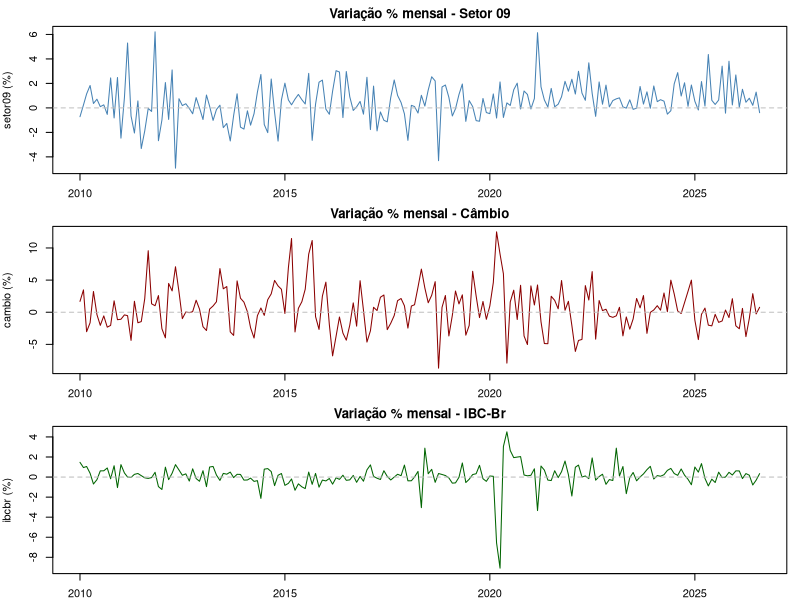
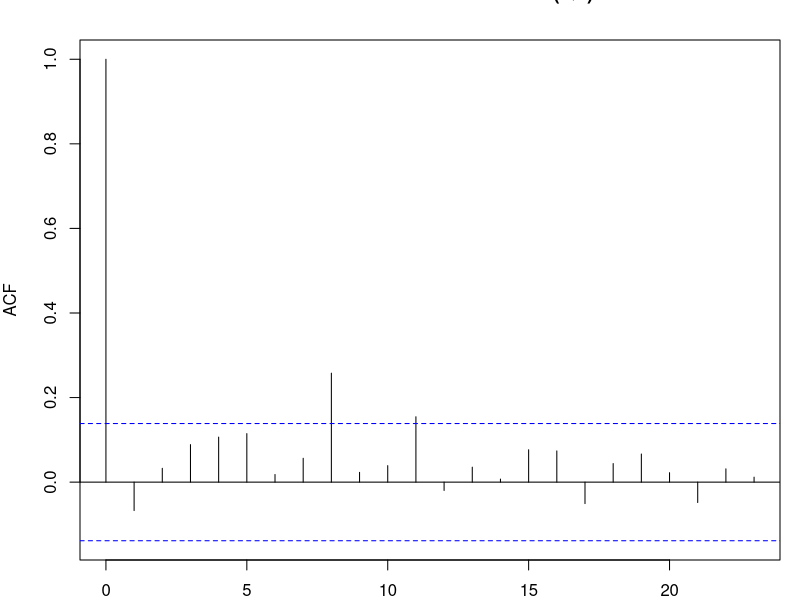
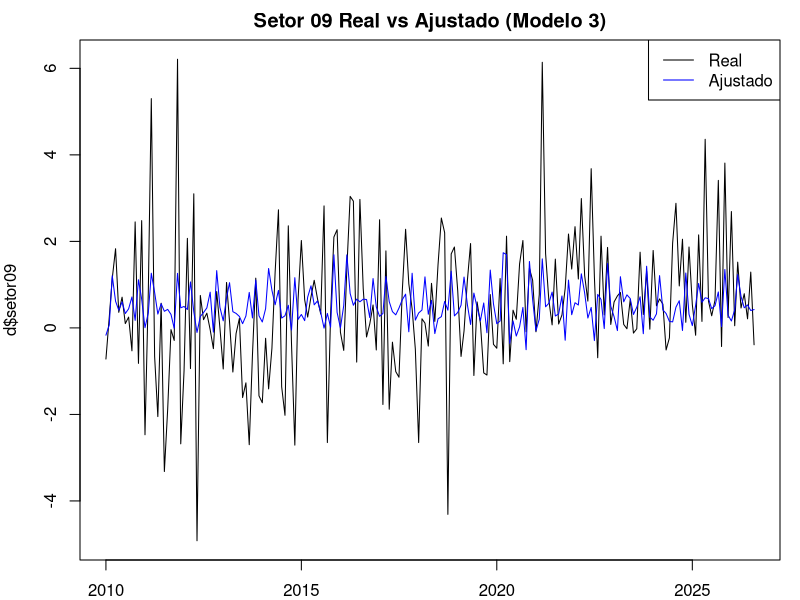
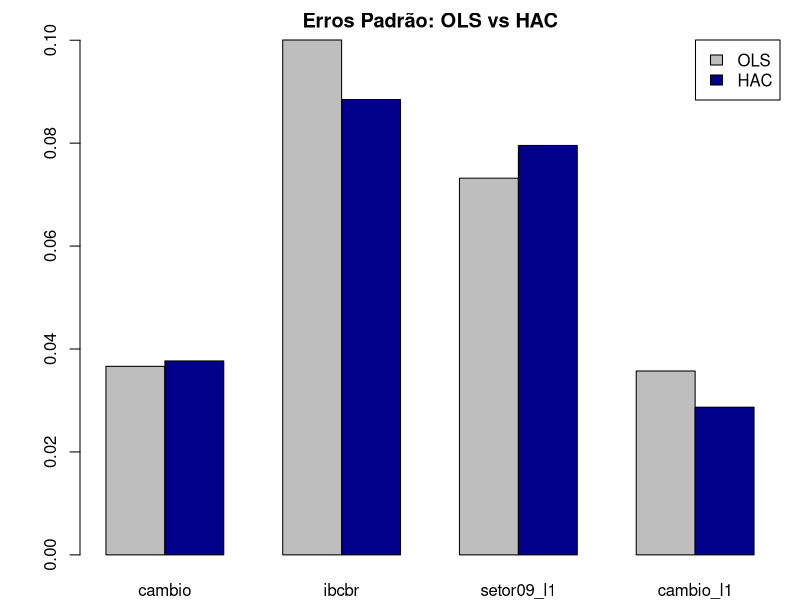

Write R code to recreate these figures, in order.
# ============================================================
# Trabalho de Econometria I - Setor 09 (primeiras 200 obs)
# ============================================================

# ---- 0. Pacotes ----
# install.packages(c("readxl", "lmtest", "sandwich", "car", "tseries", "ggplot2"))
library(readxl)
library(lmtest)
library(sandwich)
library(car)
library(ggplot2)

# ---- 1. Leitura dos dados ----
dados <- read_excel("Trab_setores_dados.xls", sheet = "Sheet1")

# Renomear primeira coluna (data) e converter
names(dados)[1] <- "data"
dados$data <- as.Date(dados$data)

# Selecionar setor09 + variáveis explicativas
# Colunas: data, setor09 (col D), cambio (col Y), ibcbr (col Z),
# dummies fev..dez (col AA..AL)
dados <- dados[!is.na(dados$data), ]   # remove linhas vazias

# Primeiras 200 observações
d <- dados[1:200, c("data", "setor09", "cambio", "ibcbr",
                    "fev","mar","abr","mai","jun","jul","ago","set","out","nov","dez")]
d <- as.data.frame(d)
d$setor09 <- as.numeric(d$setor09)
d$cambio  <- as.numeric(d$cambio)
d$ibcbr   <- as.numeric(d$ibcbr)
for (v in c("fev","mar","abr","mai","jun","jul","ago","set","out","nov","dez"))
  d[[v]] <- as.numeric(d[[v]])

cat("Amostra:", nrow(d), "obs | de", as.character(min(d$data)),
    "a", as.character(max(d$data)), "\n")

# ============================================================
# QUESTÃO 1 - Regressão simples + gráficos
# ============================================================
m1 <- lm(setor09 ~ cambio + ibcbr, data = d)
summary(m1)

# Gráficos das três variáveis ao longo do tempo
par(mfrow = c(3,1), mar = c(2,4,2,1))
plot(d$data, d$setor09, type="l", col="steelblue", xlab="", ylab="setor09 (%)",
     main="Variação % mensal - Setor 09")
abline(h=0, lty=2, col="gray")
plot(d$data, d$cambio, type="l", col="darkred", xlab="", ylab="cambio (%)",
     main="Variação % mensal - Câmbio")
abline(h=0, lty=2, col="gray")
plot(d$data, d$ibcbr, type="l", col="darkgreen", xlab="Data", ylab="ibcbr (%)",
     main="Variação % mensal - IBC-Br")
abline(h=0, lty=2, col="gray")
par(mfrow = c(1,1))

# ============================================================
# QUESTÃO 2 - Ljung-Box e Breusch-Pagan no modelo 1
# ============================================================
# Ljung-Box (autocorrelação dos resíduos)
lb1 <- Box.test(resid(m1), lag = 12, type = "Ljung-Box", fitdf = 2)
print(lb1)

# Breusch-Pagan (heterocedasticidade)
bp1 <- bptest(m1)
print(bp1)
acf(resid(m1), main = "FAC dos Resíduos - Modelo 1 (Q2)")

# ============================================================
# QUESTÃO 3 - Modelo com dummies sazonais
# ============================================================
m3 <- lm(setor09 ~ cambio + ibcbr +
           fev + mar + abr + mai + jun + jul + ago + set + out + nov + dez,
         data = d)
summary(m3)
plot(d$data, d$setor09, type="l", col="black", main="Setor 09 Real vs Ajustado (Modelo 3)")
lines(d$data, fitted(m3), col="blue")
legend("topright", legend=c("Real", "Ajustado"), col=c("black", "blue"), lty=1)

# ============================================================
# QUESTÃO 4 - Ljung-Box e Breusch-Pagan no modelo 3
# ============================================================
# fitdf = 13 (cambio + ibcbr + 11 dummies)
lb3 <- Box.test(resid(m3), lag = 24, type = "Ljung-Box", fitdf = 13)
print(lb3)

bp3 <- bptest(m3)
print(bp3)

# ============================================================
# QUESTÃO 5 - Modelo com defasagens (t-1)
# ============================================================
d$setor09_l1 <- c(NA, head(d$setor09, -1))
d$cambio_l1  <- c(NA, head(d$cambio,  -1))

m5 <- lm(setor09 ~ cambio + ibcbr + setor09_l1 + cambio_l1 +
           fev + mar + abr + mai + jun + jul + ago + set + out + nov + dez,
         data = d)
summary(m5)

# Impacto total do repasse cambial (curto + longo prazo):
# beta1 (cambio_t) + beta4/(1-beta3) (efeito dinâmico via cambio_{t-1} e setor_{t-1})
b <- coef(m5)
repasse_curto <- b["cambio"]
repasse_longo <- (b["cambio"] + b["cambio_l1"]) / (1 - b["setor09_l1"])
cat("\nRepasse cambial de curto prazo:", round(repasse_curto, 4), "\n")
cat("Repasse cambial de longo prazo:", round(repasse_longo, 4), "\n")

# ============================================================
# QUESTÃO 6 - Teste F: modelo 3 (restrito) vs modelo 5 (irrestrito)
# ============================================================

# 1. Reestimamos m3 usando apenas as observações a partir da segunda linha
m3_ajustado <- lm(setor09 ~ cambio + ibcbr +
                    fev + mar + abr + mai + jun + jul + ago + set + out + nov + dez,
                  data = d[-1, ]) 

# 2. Rodamos o teste F comparando com o m5 (que já existe no seu ambiente)
anova(m3_ajustado, m5)

# 3. Alternativa via teste de hipótese (usando o pacote car):
# linearHypothesis(m5, c("setor09_l1 = 0", "cambio_l1 = 0"))

# ============================================================
# QUESTÃO 7 - Ljung-Box e Breusch-Pagan no modelo 5
# ============================================================
# fitdf = 15 (cambio + ibcbr + setor09_l1 + cambio_l1 + 11 dummies)
# Lembre-se de usar o m5_clean se você o criou, ou o próprio m5.
lb5 <- Box.test(resid(m5), lag = 24, type = "Ljung-Box", fitdf = 15)
print(lb5)

bp5 <- bptest(m5)
print(bp5)

# ============================================================
# QUESTÃO 8 - Erros robustos HAC (Newey-West)
# ============================================================
# HAC com lag escolhido automaticamente (Newey-West)
coeftest(m5, vcov = NeweyWest(m5, lag = NULL, prewhite = FALSE))

# Comparação lado a lado: OLS clássico vs HAC
cat("\n--- Coeficientes (OLS) ---\n")
print(summary(m5)$coefficients)

cat("\n--- Coeficientes (HAC/Newey-West) ---\n")
print(coeftest(m5, vcov = NeweyWest(m5, prewhite = FALSE)))

# Extraindo os erros padrão
se_ols <- summary(m5)$coefficients[, "Std. Error"]
se_hac <- coeftest(m5, vcov = NeweyWest(m5, prewhite = FALSE))[, "Std. Error"]

# Pegando apenas as variáveis de interesse para o gráfico
vars <- c("cambio", "ibcbr", "setor09_l1", "cambio_l1")
matrix_se <- rbind(se_ols[vars], se_hac[vars])
colnames(matrix_se) <- vars

barplot(matrix_se, beside=TRUE, col=c("gray", "darkblue"),
        main="Erros Padrão: OLS vs HAC",
        legend.text=c("OLS", "HAC"), args.legend=list(x="topright"))
# ------------------------------------------------------------
# Discussão (Q8): possíveis melhorias de especificação
# ------------------------------------------------------------
# - Incluir mais defasagens de cambio e setor09 (modelo ADL(p,q))
# - Testar quebras estruturais (pandemia 2020, greve caminhoneiros 2018)
#   com dummies de intervenção ou teste de Chow / Quandt-Andrews.
# - Modelar sazonalidade com Fourier ou SARIMA em vez de dummies.
# - Considerar variável dependente em log ou usar modelo em diferenças.
# - Testar não-linearidade (ex.: efeito assimétrico do câmbio: apreciação
#   vs depreciação) com dummies de sinal.
# - Verificar estabilidade dos parâmetros com CUSUM.
# ============================================================
